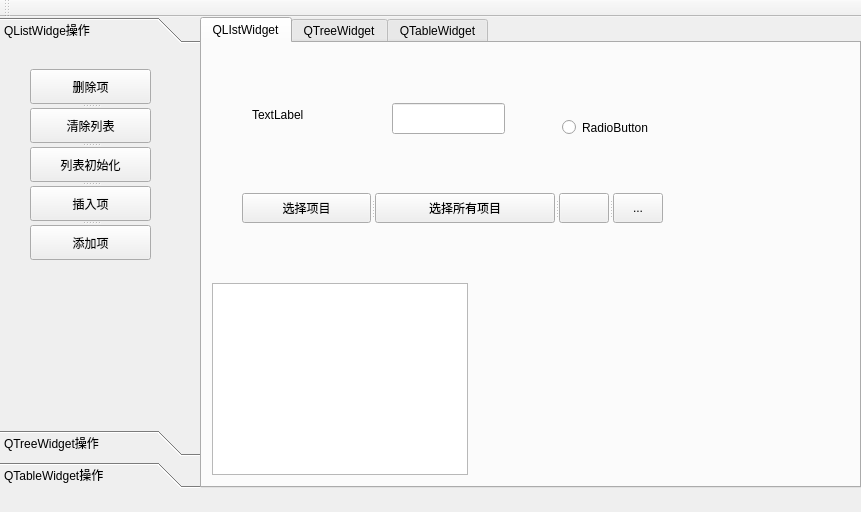
<?xml version="1.0" encoding="UTF-8"?>
<ui version="4.0">
 <class>MainWindow</class>
 <widget class="QMainWindow" name="MainWindow">
  <property name="geometry">
   <rect>
    <x>0</x>
    <y>0</y>
    <width>861</width>
    <height>512</height>
   </rect>
  </property>
  <property name="windowTitle">
   <string>MainWindow</string>
  </property>
  <widget class="QWidget" name="centralwidget">
   <widget class="QToolBox" name="toolBox">
    <property name="geometry">
     <rect>
      <x>0</x>
      <y>0</y>
      <width>201</width>
      <height>471</height>
     </rect>
    </property>
    <property name="currentIndex">
     <number>0</number>
    </property>
    <widget class="QWidget" name="page">
     <property name="geometry">
      <rect>
       <x>0</x>
       <y>0</y>
       <width>201</width>
       <height>360</height>
      </rect>
     </property>
     <attribute name="label">
      <string>QListWidge操作</string>
     </attribute>
     <widget class="QWidget" name="gridLayoutWidget">
      <property name="geometry">
       <rect>
        <x>30</x>
        <y>20</y>
        <width>121</width>
        <height>191</height>
       </rect>
      </property>
      <layout class="QGridLayout" name="gridLayout">
       <item row="0" column="0">
        <widget class="QSplitter" name="splitter">
         <property name="orientation">
          <enum>Qt::Vertical</enum>
         </property>
         <widget class="QToolButton" name="toolButton_5">
          <property name="text">
           <string>删除项</string>
          </property>
         </widget>
         <widget class="QToolButton" name="toolButton_2">
          <property name="text">
           <string>清除列表</string>
          </property>
         </widget>
         <widget class="QToolButton" name="toolButton">
          <property name="text">
           <string>列表初始化</string>
          </property>
         </widget>
         <widget class="QToolButton" name="toolButton_3">
          <property name="text">
           <string>插入项</string>
          </property>
         </widget>
         <widget class="QToolButton" name="toolButton_4">
          <property name="text">
           <string>添加项</string>
          </property>
         </widget>
        </widget>
       </item>
      </layout>
     </widget>
    </widget>
    <widget class="QWidget" name="page_2">
     <property name="geometry">
      <rect>
       <x>0</x>
       <y>0</y>
       <width>201</width>
       <height>360</height>
      </rect>
     </property>
     <attribute name="label">
      <string>QTreeWidget操作</string>
     </attribute>
    </widget>
    <widget class="QWidget" name="page_3">
     <property name="geometry">
      <rect>
       <x>0</x>
       <y>0</y>
       <width>201</width>
       <height>360</height>
      </rect>
     </property>
     <attribute name="label">
      <string>QTableWidget操作</string>
     </attribute>
    </widget>
   </widget>
   <widget class="QTabWidget" name="tabWidget">
    <property name="geometry">
     <rect>
      <x>200</x>
      <y>0</y>
      <width>661</width>
      <height>471</height>
     </rect>
    </property>
    <property name="currentIndex">
     <number>0</number>
    </property>
    <widget class="QWidget" name="tab">
     <attribute name="title">
      <string>QLIstWidget</string>
     </attribute>
     <widget class="QListWidget" name="listWidget">
      <property name="geometry">
       <rect>
        <x>10</x>
        <y>240</y>
        <width>256</width>
        <height>192</height>
       </rect>
      </property>
     </widget>
     <widget class="QLabel" name="label">
      <property name="geometry">
       <rect>
        <x>50</x>
        <y>60</y>
        <width>78</width>
        <height>23</height>
       </rect>
      </property>
      <property name="text">
       <string>TextLabel</string>
      </property>
     </widget>
     <widget class="QLineEdit" name="lineEdit">
      <property name="geometry">
       <rect>
        <x>190</x>
        <y>60</y>
        <width>113</width>
        <height>31</height>
       </rect>
      </property>
     </widget>
     <widget class="QRadioButton" name="radioButton">
      <property name="geometry">
       <rect>
        <x>360</x>
        <y>70</y>
        <width>127</width>
        <height>29</height>
       </rect>
      </property>
      <property name="text">
       <string>RadioButton</string>
      </property>
     </widget>
     <widget class="QSplitter" name="splitter_2">
      <property name="geometry">
       <rect>
        <x>40</x>
        <y>150</y>
        <width>421</width>
        <height>30</height>
       </rect>
      </property>
      <property name="orientation">
       <enum>Qt::Horizontal</enum>
      </property>
      <widget class="QToolButton" name="toolButton_6">
       <property name="text">
        <string>选择项目</string>
       </property>
      </widget>
      <widget class="QToolButton" name="toolButton_7">
       <property name="text">
        <string>选择所有项目</string>
       </property>
      </widget>
      <widget class="QToolButton" name="toolButton_8">
       <property name="text">
        <string/>
       </property>
      </widget>
      <widget class="QToolButton" name="toolButton_9">
       <property name="text">
        <string>...</string>
       </property>
      </widget>
     </widget>
    </widget>
    <widget class="QWidget" name="tab_3">
     <attribute name="title">
      <string>QTreeWidget</string>
     </attribute>
    </widget>
    <widget class="QWidget" name="tab_2">
     <attribute name="title">
      <string>QTableWidget</string>
     </attribute>
    </widget>
   </widget>
  </widget>
  <widget class="QMenuBar" name="menubar">
   <property name="geometry">
    <rect>
     <x>0</x>
     <y>0</y>
     <width>861</width>
     <height>28</height>
    </rect>
   </property>
  </widget>
  <widget class="QToolBar" name="toolBar">
   <property name="windowTitle">
    <string>toolBar</string>
   </property>
   <attribute name="toolBarArea">
    <enum>TopToolBarArea</enum>
   </attribute>
   <attribute name="toolBarBreak">
    <bool>false</bool>
   </attribute>
  </widget>
 </widget>
 <resources/>
 <connections/>
</ui>
